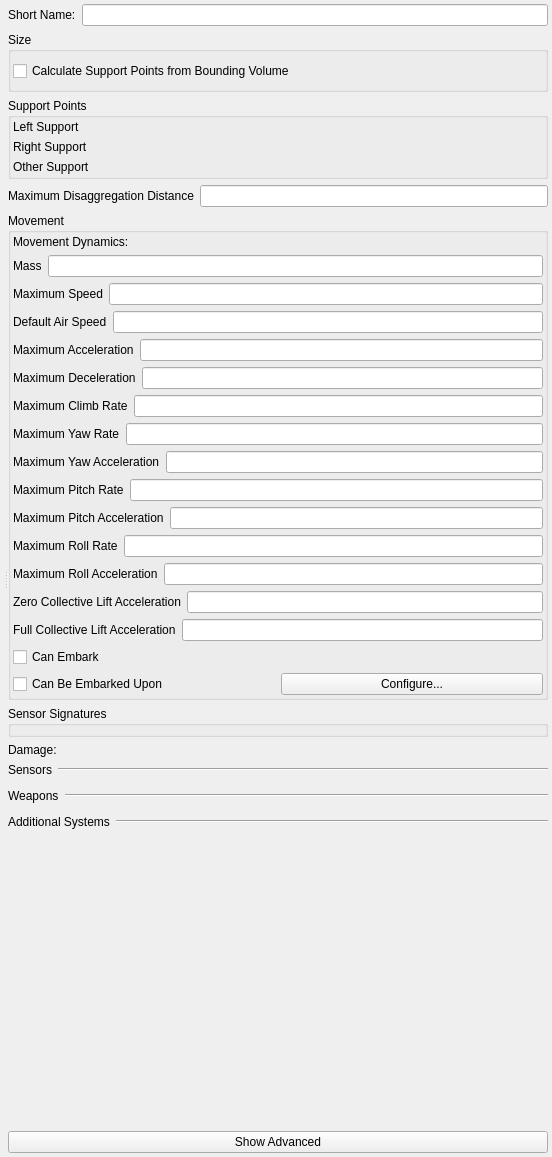
<?xml version="1.0" encoding="UTF-8"?>
<ui version="4.0">
 <class>Form</class>
 <widget class="QWidget" name="Form">
  <property name="geometry">
   <rect>
    <x>0</x>
    <y>0</y>
    <width>552</width>
    <height>1157</height>
   </rect>
  </property>
  <property name="windowTitle">
   <string>Form</string>
  </property>
  <layout class="QVBoxLayout" name="verticalLayout_9">
   <property name="margin">
    <number>4</number>
   </property>
   <item>
    <widget class="QSplitter" name="splitter">
     <property name="orientation">
      <enum>Qt::Horizontal</enum>
     </property>
     <widget class="QWidget" name="layoutWidget">
      <layout class="QVBoxLayout" name="verticalLayout_8">
       <property name="margin">
        <number>0</number>
       </property>
       <item>
        <widget class="QWidget" name="myGeneralCanvas" native="true">
         <property name="sizePolicy">
          <sizepolicy hsizetype="MinimumExpanding" vsizetype="Fixed">
           <horstretch>0</horstretch>
           <verstretch>0</verstretch>
          </sizepolicy>
         </property>
         <property name="element_type" stdset="0">
          <string notr="true">general_canvas</string>
         </property>
        </widget>
       </item>
       <item>
        <widget class="QWidget" name="myDisplayCanvas" native="true">
         <property name="sizePolicy">
          <sizepolicy hsizetype="MinimumExpanding" vsizetype="MinimumExpanding">
           <horstretch>0</horstretch>
           <verstretch>0</verstretch>
          </sizepolicy>
         </property>
         <property name="minimumSize">
          <size>
           <width>0</width>
           <height>0</height>
          </size>
         </property>
         <property name="element_type" stdset="0">
          <string notr="true">display_widget_canvas</string>
         </property>
        </widget>
       </item>
      </layout>
     </widget>
     <widget class="QWidget" name="widget" native="true">
      <layout class="QVBoxLayout" name="verticalLayout_7">
       <property name="margin">
        <number>0</number>
       </property>
       <item>
        <layout class="QHBoxLayout" name="horizontalLayout">
         <item>
          <widget class="QLabel" name="short_name_label">
           <property name="text">
            <string>Short Name:</string>
           </property>
          </widget>
         </item>
         <item>
          <widget class="QLineEdit" name="short_name"/>
         </item>
        </layout>
       </item>
       <item>
        <widget class="QGroupBox" name="boundingVolumeGroupBox">
         <property name="title">
          <string>Size</string>
         </property>
         <layout class="QVBoxLayout" name="verticalLayout_2">
          <property name="leftMargin">
           <number>2</number>
          </property>
          <property name="rightMargin">
           <number>2</number>
          </property>
          <property name="bottomMargin">
           <number>2</number>
          </property>
          <item>
           <widget class="QCheckBox" name="calculate_support_points">
            <property name="text">
             <string>Calculate Support Points from Bounding Volume</string>
            </property>
            <property name="signal_slot" stdset="0">
             <string>released();bounding_volume;onCalculateSupportPointsChanged()</string>
            </property>
           </widget>
          </item>
          <item>
           <widget class="QWidget" name="bounding_volume" native="true"/>
          </item>
         </layout>
        </widget>
       </item>
       <item>
        <widget class="QGroupBox" name="support_points">
         <property name="title">
          <string>Support Points</string>
         </property>
         <property name="disable_if_checked" stdset="0">
          <string>calculate_support_points</string>
         </property>
         <layout class="QGridLayout" name="gridLayout">
          <property name="margin">
           <number>2</number>
          </property>
          <item row="0" column="0">
           <widget class="QLabel" name="left_support_label">
            <property name="sizePolicy">
             <sizepolicy hsizetype="Minimum" vsizetype="Minimum">
              <horstretch>0</horstretch>
              <verstretch>0</verstretch>
             </sizepolicy>
            </property>
            <property name="text">
             <string>Left Support</string>
            </property>
           </widget>
          </item>
          <item row="0" column="1" colspan="2">
           <widget class="QWidget" name="left_support" native="true">
            <property name="sizePolicy">
             <sizepolicy hsizetype="MinimumExpanding" vsizetype="Minimum">
              <horstretch>0</horstretch>
              <verstretch>0</verstretch>
             </sizepolicy>
            </property>
            <property name="element_type" stdset="0">
             <string notr="true">vector-parameter-data</string>
            </property>
            <property name="single_row" stdset="0">
             <bool>true</bool>
            </property>
           </widget>
          </item>
          <item row="1" column="0">
           <widget class="QLabel" name="right_support_label">
            <property name="sizePolicy">
             <sizepolicy hsizetype="Minimum" vsizetype="Minimum">
              <horstretch>0</horstretch>
              <verstretch>0</verstretch>
             </sizepolicy>
            </property>
            <property name="text">
             <string>Right Support</string>
            </property>
           </widget>
          </item>
          <item row="1" column="2">
           <widget class="QWidget" name="right_support" native="true">
            <property name="sizePolicy">
             <sizepolicy hsizetype="MinimumExpanding" vsizetype="Minimum">
              <horstretch>0</horstretch>
              <verstretch>0</verstretch>
             </sizepolicy>
            </property>
            <property name="element_type" stdset="0">
             <string notr="true">vector-parameter-data</string>
            </property>
            <property name="single_row" stdset="0">
             <bool>true</bool>
            </property>
           </widget>
          </item>
          <item row="2" column="0" colspan="2">
           <widget class="QLabel" name="other_support_label">
            <property name="sizePolicy">
             <sizepolicy hsizetype="Minimum" vsizetype="Minimum">
              <horstretch>0</horstretch>
              <verstretch>0</verstretch>
             </sizepolicy>
            </property>
            <property name="text">
             <string>Other Support</string>
            </property>
           </widget>
          </item>
          <item row="2" column="2">
           <widget class="QWidget" name="other_support" native="true">
            <property name="sizePolicy">
             <sizepolicy hsizetype="MinimumExpanding" vsizetype="Minimum">
              <horstretch>0</horstretch>
              <verstretch>0</verstretch>
             </sizepolicy>
            </property>
            <property name="element_type" stdset="0">
             <string notr="true">vector-parameter-data</string>
            </property>
            <property name="single_row" stdset="0">
             <bool>true</bool>
            </property>
           </widget>
          </item>
         </layout>
        </widget>
       </item>
       <item>
        <layout class="QHBoxLayout" name="horizontalLayout_2">
         <item>
          <widget class="QLabel" name="disaggregation_range_label">
           <property name="text">
            <string>Maximum Disaggregation Distance</string>
           </property>
          </widget>
         </item>
         <item>
          <widget class="QLineEdit" name="disaggregation_range">
           <property name="display-units" stdset="0">
            <string notr="true">meters</string>
           </property>
           <property name="source-units" stdset="0">
            <string notr="true">meters</string>
           </property>
           <property name="hide_by_default" stdset="0">
            <bool>true</bool>
           </property>
          </widget>
         </item>
        </layout>
       </item>
       <item>
        <widget class="QGroupBox" name="movementGroupBox">
         <property name="title">
          <string>Movement</string>
         </property>
         <layout class="QVBoxLayout" name="verticalLayout">
          <property name="margin">
           <number>2</number>
          </property>
          <item>
           <layout class="QHBoxLayout" name="horizontalLayout_7">
            <item>
             <widget class="QLabel" name="movement_system_label">
              <property name="text">
               <string>Movement Dynamics:</string>
              </property>
             </widget>
            </item>
            <item>
             <widget class="QWidget" name="movement_system" native="true">
              <property name="category" stdset="0">
               <string>movement</string>
              </property>
              <property name="none-selected-text" stdset="0">
               <string>Immobile</string>
              </property>
              <property name="element_type" stdset="0">
               <string notr="true">single_system_selector</string>
              </property>
             </widget>
            </item>
           </layout>
          </item>
          <item>
           <layout class="QHBoxLayout" name="horizontalLayout_3">
            <item>
             <widget class="QLabel" name="mass_label">
              <property name="text">
               <string>Mass</string>
              </property>
             </widget>
            </item>
            <item>
             <widget class="QLineEdit" name="mass">
              <property name="source-units" stdset="0">
               <string notr="true">kilograms</string>
              </property>
              <property name="display-units" stdset="0">
               <string notr="true">kilograms</string>
              </property>
             </widget>
            </item>
           </layout>
          </item>
          <item>
           <layout class="QHBoxLayout" name="horizontalLayout_4">
            <item>
             <widget class="QLabel" name="max_speed_label">
              <property name="text">
               <string>Maximum Speed</string>
              </property>
             </widget>
            </item>
            <item>
             <widget class="QLineEdit" name="max_speed">
              <property name="source-units" stdset="0">
               <string notr="true">meters-per-second</string>
              </property>
              <property name="display-units" stdset="0">
               <string notr="true">kilometers-per-hour</string>
              </property>
             </widget>
            </item>
           </layout>
          </item>
          <item>
           <layout class="QHBoxLayout" name="horizontalLayout_14">
            <item>
             <widget class="QLabel" name="ordered_speed_label">
              <property name="text">
               <string>Default Air Speed</string>
              </property>
             </widget>
            </item>
            <item>
             <widget class="QLineEdit" name="ordered_speed">
              <property name="source-units" stdset="0">
               <string notr="true">meters-per-second</string>
              </property>
              <property name="display-units" stdset="0">
               <string notr="true">kilometers-per-hour</string>
              </property>
             </widget>
            </item>
           </layout>
          </item>
          <item>
           <layout class="QHBoxLayout" name="horizontalLayout_15">
            <item>
             <widget class="QLabel" name="max_acceleration_label">
              <property name="text">
               <string>Maximum Acceleration</string>
              </property>
             </widget>
            </item>
            <item>
             <widget class="QLineEdit" name="max_acceleration">
              <property name="source-units" stdset="0">
               <string notr="true">meters-per-second2</string>
              </property>
              <property name="display-units" stdset="0">
               <string notr="true">meters-per-second2</string>
              </property>
             </widget>
            </item>
           </layout>
          </item>
          <item>
           <layout class="QHBoxLayout" name="horizontalLayout_16">
            <item>
             <widget class="QLabel" name="max_deceleration_label">
              <property name="text">
               <string>Maximum Deceleration</string>
              </property>
             </widget>
            </item>
            <item>
             <widget class="QLineEdit" name="max_deceleration">
              <property name="source-units" stdset="0">
               <string notr="true">meters-per-second2</string>
              </property>
              <property name="display-units" stdset="0">
               <string notr="true">meters-per-second2</string>
              </property>
             </widget>
            </item>
           </layout>
          </item>
          <item>
           <layout class="QHBoxLayout" name="horizontalLayout_17">
            <item>
             <widget class="QLabel" name="max_climb_rate_label">
              <property name="text">
               <string>Maximum Climb Rate</string>
              </property>
             </widget>
            </item>
            <item>
             <widget class="QLineEdit" name="max_climb_rate">
              <property name="source-units" stdset="0">
               <string notr="true">meters-per-second</string>
              </property>
              <property name="display-units" stdset="0">
               <string notr="true">meters-per-minute</string>
              </property>
             </widget>
            </item>
           </layout>
          </item>
          <item>
           <layout class="QHBoxLayout" name="horizontalLayout_18">
            <item>
             <widget class="QLabel" name="max_yaw_rate_label">
              <property name="text">
               <string>Maximum Yaw Rate</string>
              </property>
             </widget>
            </item>
            <item>
             <widget class="QLineEdit" name="max_yaw_rate">
              <property name="source-units" stdset="0">
               <string notr="true">radians-per-second</string>
              </property>
              <property name="display-units" stdset="0">
               <string notr="true">degrees-per-second</string>
              </property>
             </widget>
            </item>
           </layout>
          </item>
          <item>
           <layout class="QHBoxLayout" name="horizontalLayout_21">
            <item>
             <widget class="QLabel" name="max_yaw_acceleration_label">
              <property name="text">
               <string>Maximum Yaw Acceleration</string>
              </property>
             </widget>
            </item>
            <item>
             <widget class="QLineEdit" name="max_yaw_acceleration">
              <property name="source-units" stdset="0">
               <string notr="true">radians-per-second2</string>
              </property>
              <property name="display-units" stdset="0">
               <string notr="true">degrees-per-second2</string>
              </property>
             </widget>
            </item>
           </layout>
          </item>
          <item>
           <layout class="QHBoxLayout" name="horizontalLayout_19">
            <item>
             <widget class="QLabel" name="max_pitch_rate_label">
              <property name="text">
               <string>Maximum Pitch Rate</string>
              </property>
             </widget>
            </item>
            <item>
             <widget class="QLineEdit" name="max_pitch_rate">
              <property name="source-units" stdset="0">
               <string notr="true">radians-per-second</string>
              </property>
              <property name="display-units" stdset="0">
               <string notr="true">degrees-per-second</string>
              </property>
             </widget>
            </item>
           </layout>
          </item>
          <item>
           <layout class="QHBoxLayout" name="horizontalLayout_22">
            <item>
             <widget class="QLabel" name="max_pitch_acceleration_label">
              <property name="text">
               <string>Maximum Pitch Acceleration</string>
              </property>
             </widget>
            </item>
            <item>
             <widget class="QLineEdit" name="max_pitch_acceleration">
              <property name="source-units" stdset="0">
               <string notr="true">radians-per-second2</string>
              </property>
              <property name="display-units" stdset="0">
               <string notr="true">degrees-per-second2</string>
              </property>
             </widget>
            </item>
           </layout>
          </item>
          <item>
           <layout class="QHBoxLayout" name="horizontalLayout_20">
            <item>
             <widget class="QLabel" name="max_roll_rate_label">
              <property name="text">
               <string>Maximum Roll Rate</string>
              </property>
             </widget>
            </item>
            <item>
             <widget class="QLineEdit" name="max_roll_rate">
              <property name="source-units" stdset="0">
               <string notr="true">radians-per-second</string>
              </property>
              <property name="display-units" stdset="0">
               <string notr="true">degrees-per-second</string>
              </property>
             </widget>
            </item>
           </layout>
          </item>
          <item>
           <layout class="QHBoxLayout" name="horizontalLayout_23">
            <item>
             <widget class="QLabel" name="max_roll_acceleration_label">
              <property name="text">
               <string>Maximum Roll Acceleration</string>
              </property>
             </widget>
            </item>
            <item>
             <widget class="QLineEdit" name="max_roll_acceleration">
              <property name="source-units" stdset="0">
               <string notr="true">radians-per-second2</string>
              </property>
              <property name="display-units" stdset="0">
               <string notr="true">degrees-per-second2</string>
              </property>
             </widget>
            </item>
           </layout>
          </item>
          <item>
           <layout class="QHBoxLayout" name="horizontalLayout_5">
            <item>
             <widget class="QLabel" name="zero_collective_lift_acceleration_label">
              <property name="text">
               <string>Zero Collective Lift Acceleration</string>
              </property>
             </widget>
            </item>
            <item>
             <widget class="QLineEdit" name="zero_collective_lift_acceleration">
              <property name="source-units" stdset="0">
               <string notr="true">meters-per-second2</string>
              </property>
              <property name="display-units" stdset="0">
               <string notr="true">meters-per-second2</string>
              </property>
             </widget>
            </item>
           </layout>
          </item>
          <item>
           <layout class="QHBoxLayout" name="horizontalLayout_1000">
            <item>
             <widget class="QLabel" name="full_collective_lift_acceleration_label">
              <property name="text">
               <string>Full Collective Lift Acceleration</string>
              </property>
             </widget>
            </item>
            <item>
             <widget class="QLineEdit" name="full_collective_lift_acceleration">
              <property name="source-units" stdset="0">
               <string notr="true">meters-per-second2</string>
              </property>
              <property name="display-units" stdset="0">
               <string notr="true">meters-per-second2</string>
              </property>
             </widget>
            </item>
           </layout>
          </item>
          <item>
           <widget class="QCheckBox" name="can_embark">
            <property name="text">
             <string>Can Embark</string>
            </property>
           </widget>
          </item>
          <item>
           <layout class="QHBoxLayout" name="horizontalLayout_12">
            <item>
             <widget class="QCheckBox" name="can_be_embarked_upon">
              <property name="text">
               <string>Can Be Embarked Upon</string>
              </property>
             </widget>
            </item>
            <item>
             <widget class="QPushButton" name="configure_embarkation">
              <property name="text">
               <string>Configure...</string>
              </property>
              <property name="enable_if_checked" stdset="0">
               <string notr="true">can_be_embarked_upon</string>
              </property>
              <property name="slot" stdset="0">
               <string notr="true">change_embarkation</string>
              </property>
              <property name="element_type" stdset="0">
               <string notr="true">push_button</string>
              </property>
              <property name="disable_if_multiple_selection" stdset="0">
               <bool>true</bool>
              </property>
             </widget>
            </item>
           </layout>
          </item>
         </layout>
        </widget>
       </item>
       <item>
        <widget class="QGroupBox" name="sensorSignaturesGroupBox">
         <property name="title">
          <string>Sensor Signatures</string>
         </property>
         <layout class="QVBoxLayout" name="verticalLayout_3">
          <property name="spacing">
           <number>2</number>
          </property>
          <property name="margin">
           <number>2</number>
          </property>
          <item>
           <widget class="QWidget" name="sensor_signatures" native="true">
            <property name="default-signatures" stdset="0">
             <string>visual-signature=4.0;radar-signature=0.5;infrared-signature=4.0</string>
            </property>
           </widget>
          </item>
         </layout>
        </widget>
       </item>
       <item>
        <layout class="QHBoxLayout" name="horizontalLayout_8">
         <item>
          <widget class="QLabel" name="damage_system_label">
           <property name="text">
            <string>Damage:</string>
           </property>
          </widget>
         </item>
         <item>
          <widget class="QWidget" name="damage_system" native="true">
           <property name="category" stdset="0">
            <string>damage</string>
           </property>
           <property name="none-selected-text" stdset="0">
            <string>Undamagable</string>
           </property>
           <property name="element_type" stdset="0">
            <string notr="true">single_system_selector</string>
           </property>
          </widget>
         </item>
        </layout>
       </item>
       <item>
        <layout class="QVBoxLayout" name="verticalLayout_4">
         <item>
          <layout class="QHBoxLayout" name="horizontalLayout_9">
           <item>
            <widget class="QLabel" name="sensor_system_selector_label">
             <property name="sizePolicy">
              <sizepolicy hsizetype="Fixed" vsizetype="Fixed">
               <horstretch>0</horstretch>
               <verstretch>0</verstretch>
              </sizepolicy>
             </property>
             <property name="text">
              <string>Sensors</string>
             </property>
            </widget>
           </item>
           <item>
            <widget class="Line" name="line">
             <property name="orientation">
              <enum>Qt::Horizontal</enum>
             </property>
            </widget>
           </item>
          </layout>
         </item>
         <item>
          <widget class="QWidget" name="sensor_system_selector" native="true">
           <property name="category" stdset="0">
            <string>sensor</string>
           </property>
           <property name="element_type" stdset="0">
            <string notr="true">multi_system_selector</string>
           </property>
          </widget>
         </item>
        </layout>
       </item>
       <item>
        <layout class="QVBoxLayout" name="verticalLayout_5">
         <item>
          <layout class="QHBoxLayout" name="horizontalLayout_10">
           <item>
            <widget class="QLabel" name="weapon_system_selector_label">
             <property name="sizePolicy">
              <sizepolicy hsizetype="Fixed" vsizetype="Fixed">
               <horstretch>0</horstretch>
               <verstretch>0</verstretch>
              </sizepolicy>
             </property>
             <property name="text">
              <string>Weapons</string>
             </property>
            </widget>
           </item>
           <item>
            <widget class="Line" name="line_2">
             <property name="orientation">
              <enum>Qt::Horizontal</enum>
             </property>
            </widget>
           </item>
          </layout>
         </item>
         <item>
          <widget class="QWidget" name="weapon_system_selector" native="true">
           <property name="category" stdset="0">
            <string>weapon</string>
           </property>
           <property name="element_type" stdset="0">
            <string notr="true">multi_system_selector</string>
           </property>
          </widget>
         </item>
        </layout>
       </item>
       <item>
        <layout class="QVBoxLayout" name="verticalLayout_6">
         <item>
          <layout class="QHBoxLayout" name="horizontalLayout_11">
           <item>
            <widget class="QLabel" name="other_system_selector_label">
             <property name="sizePolicy">
              <sizepolicy hsizetype="Fixed" vsizetype="Fixed">
               <horstretch>0</horstretch>
               <verstretch>0</verstretch>
              </sizepolicy>
             </property>
             <property name="text">
              <string>Additional Systems</string>
             </property>
            </widget>
           </item>
           <item>
            <widget class="Line" name="line_3">
             <property name="orientation">
              <enum>Qt::Horizontal</enum>
             </property>
            </widget>
           </item>
          </layout>
         </item>
         <item>
          <widget class="QWidget" name="other_system_selector" native="true">
           <property name="category" stdset="0">
            <string>other</string>
           </property>
           <property name="element_type" stdset="0">
            <string notr="true">multi_system_selector</string>
           </property>
          </widget>
         </item>
        </layout>
       </item>
       <item>
        <spacer name="verticalSpacer">
         <property name="orientation">
          <enum>Qt::Vertical</enum>
         </property>
         <property name="sizeHint" stdset="0">
          <size>
           <width>20</width>
           <height>18</height>
          </size>
         </property>
        </spacer>
       </item>
       <item>
        <widget class="QPushButton" name="myShowAdvanced">
         <property name="text">
          <string>Show Advanced</string>
         </property>
         <property name="checkable">
          <bool>true</bool>
         </property>
         <property name="signal_slot" stdset="0">
          <string>toggled(bool);this;showHiddenControls(bool)</string>
         </property>
        </widget>
       </item>
      </layout>
     </widget>
    </widget>
   </item>
  </layout>
 </widget>
 <resources/>
 <connections/>
</ui>
